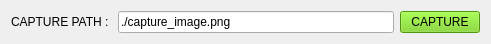
   <widget class="QWidget" name="layoutWidget_4">
    <property name="geometry">
     <rect>
      <x>20</x>
      <y>430</y>
      <width>491</width>
      <height>32</height>
     </rect>
    </property>
    <layout class="QHBoxLayout" name="horizontalLayout_4">
     <item>
      <widget class="QLabel" name="label_13">
       <property name="text">
        <string>CAPTURE PATH : </string>
       </property>
      </widget>
     </item>
     <item>
      <widget class="QLineEdit" name="PATH_CAP">
       <property name="text">
        <string>./capture_image.png</string>
       </property>
      </widget>
     </item>
     <item>
      <widget class="QPushButton" name="startBtn_CAP">
       <property name="palette">
        <palette>
         <active>
          <colorrole role="WindowText">
           <brush brushstyle="SolidPattern">
            <color alpha="255">
             <red>0</red>
             <green>0</green>
             <blue>0</blue>
            </color>
           </brush>
          </colorrole>
          <colorrole role="Button">
           <brush brushstyle="SolidPattern">
            <color alpha="255">
             <red>115</red>
             <green>210</green>
             <blue>22</blue>
            </color>
           </brush>
          </colorrole>
          <colorrole role="Light">
           <brush brushstyle="SolidPattern">
            <color alpha="255">
             <red>170</red>
             <green>255</green>
             <blue>87</blue>
            </color>
           </brush>
          </colorrole>
          <colorrole role="Midlight">
           <brush brushstyle="SolidPattern">
            <color alpha="255">
             <red>142</red>
             <green>232</green>
             <blue>54</blue>
            </color>
           </brush>
          </colorrole>
          <colorrole role="Dark">
           <brush brushstyle="SolidPattern">
            <color alpha="255">
             <red>57</red>
             <green>105</green>
             <blue>11</blue>
            </color>
           </brush>
          </colorrole>
          <colorrole role="Mid">
           <brush brushstyle="SolidPattern">
            <color alpha="255">
             <red>76</red>
             <green>140</green>
             <blue>14</blue>
            </color>
           </brush>
          </colorrole>
          <colorrole role="Text">
           <brush brushstyle="SolidPattern">
            <color alpha="255">
             <red>0</red>
             <green>0</green>
             <blue>0</blue>
            </color>
           </brush>
          </colorrole>
          <colorrole role="BrightText">
           <brush brushstyle="SolidPattern">
            <color alpha="255">
             <red>255</red>
             <green>255</green>
             <blue>255</blue>
            </color>
           </brush>
          </colorrole>
          <colorrole role="ButtonText">
           <brush brushstyle="SolidPattern">
            <color alpha="255">
             <red>0</red>
             <green>0</green>
             <blue>0</blue>
            </color>
           </brush>
          </colorrole>
          <colorrole role="Base">
           <brush brushstyle="SolidPattern">
            <color alpha="255">
             <red>255</red>
             <green>255</green>
             <blue>255</blue>
            </color>
           </brush>
          </colorrole>
          <colorrole role="Window">
           <brush brushstyle="SolidPattern">
            <color alpha="255">
             <red>115</red>
             <green>210</green>
             <blue>22</blue>
            </color>
           </brush>
          </colorrole>
          <colorrole role="Shadow">
           <brush brushstyle="SolidPattern">
            <color alpha="255">
             <red>0</red>
             <green>0</green>
             <blue>0</blue>
            </color>
           </brush>
          </colorrole>
          <colorrole role="AlternateBase">
           <brush brushstyle="SolidPattern">
            <color alpha="255">
             <red>185</red>
             <green>232</green>
             <blue>138</blue>
            </color>
           </brush>
          </colorrole>
          <colorrole role="ToolTipBase">
           <brush brushstyle="SolidPattern">
            <color alpha="255">
             <red>255</red>
             <green>255</green>
             <blue>220</blue>
            </color>
           </brush>
          </colorrole>
          <colorrole role="ToolTipText">
           <brush brushstyle="SolidPattern">
            <color alpha="255">
             <red>0</red>
             <green>0</green>
             <blue>0</blue>
            </color>
           </brush>
          </colorrole>
         </active>
         <inactive>
          <colorrole role="WindowText">
           <brush brushstyle="SolidPattern">
            <color alpha="255">
             <red>0</red>
             <green>0</green>
             <blue>0</blue>
            </color>
           </brush>
          </colorrole>
          <colorrole role="Button">
           <brush brushstyle="SolidPattern">
            <color alpha="255">
             <red>115</red>
             <green>210</green>
             <blue>22</blue>
            </color>
           </brush>
          </colorrole>
          <colorrole role="Light">
           <brush brushstyle="SolidPattern">
            <color alpha="255">
             <red>170</red>
             <green>255</green>
             <blue>87</blue>
            </color>
           </brush>
          </colorrole>
          <colorrole role="Midlight">
           <brush brushstyle="SolidPattern">
            <color alpha="255">
             <red>142</red>
             <green>232</green>
             <blue>54</blue>
            </color>
           </brush>
          </colorrole>
          <colorrole role="Dark">
           <brush brushstyle="SolidPattern">
            <color alpha="255">
             <red>57</red>
             <green>105</green>
             <blue>11</blue>
            </color>
           </brush>
          </colorrole>
          <colorrole role="Mid">
           <brush brushstyle="SolidPattern">
            <color alpha="255">
             <red>76</red>
             <green>140</green>
             <blue>14</blue>
            </color>
           </brush>
          </colorrole>
          <colorrole role="Text">
           <brush brushstyle="SolidPattern">
            <color alpha="255">
             <red>0</red>
             <green>0</green>
             <blue>0</blue>
            </color>
           </brush>
          </colorrole>
          <colorrole role="BrightText">
           <brush brushstyle="SolidPattern">
            <color alpha="255">
             <red>255</red>
             <green>255</green>
             <blue>255</blue>
            </color>
           </brush>
          </colorrole>
          <colorrole role="ButtonText">
           <brush brushstyle="SolidPattern">
            <color alpha="255">
             <red>0</red>
             <green>0</green>
             <blue>0</blue>
            </color>
           </brush>
          </colorrole>
          <colorrole role="Base">
           <brush brushstyle="SolidPattern">
            <color alpha="255">
             <red>255</red>
             <green>255</green>
             <blue>255</blue>
            </color>
           </brush>
          </colorrole>
          <colorrole role="Window">
           <brush brushstyle="SolidPattern">
            <color alpha="255">
             <red>115</red>
             <green>210</green>
             <blue>22</blue>
            </color>
           </brush>
          </colorrole>
          <colorrole role="Shadow">
           <brush brushstyle="SolidPattern">
            <color alpha="255">
             <red>0</red>
             <green>0</green>
             <blue>0</blue>
            </color>
           </brush>
          </colorrole>
          <colorrole role="AlternateBase">
           <brush brushstyle="SolidPattern">
            <color alpha="255">
             <red>185</red>
             <green>232</green>
             <blue>138</blue>
            </color>
           </brush>
          </colorrole>
          <colorrole role="ToolTipBase">
           <brush brushstyle="SolidPattern">
            <color alpha="255">
             <red>255</red>
             <green>255</green>
             <blue>220</blue>
            </color>
           </brush>
          </colorrole>
          <colorrole role="ToolTipText">
           <brush brushstyle="SolidPattern">
            <color alpha="255">
             <red>0</red>
             <green>0</green>
             <blue>0</blue>
            </color>
           </brush>
          </colorrole>
         </inactive>
         <disabled>
          <colorrole role="WindowText">
           <brush brushstyle="SolidPattern">
            <color alpha="255">
             <red>57</red>
             <green>105</green>
             <blue>11</blue>
            </color>
           </brush>
          </colorrole>
          <colorrole role="Button">
           <brush brushstyle="SolidPattern">
            <color alpha="255">
             <red>115</red>
             <green>210</green>
             <blue>22</blue>
            </color>
           </brush>
          </colorrole>
          <colorrole role="Light">
           <brush brushstyle="SolidPattern">
            <color alpha="255">
             <red>170</red>
             <green>255</green>
             <blue>87</blue>
            </color>
           </brush>
          </colorrole>
          <colorrole role="Midlight">
           <brush brushstyle="SolidPattern">
            <color alpha="255">
             <red>142</red>
             <green>232</green>
             <blue>54</blue>
            </color>
           </brush>
          </colorrole>
          <colorrole role="Dark">
           <brush brushstyle="SolidPattern">
            <color alpha="255">
             <red>57</red>
             <green>105</green>
             <blue>11</blue>
            </color>
           </brush>
          </colorrole>
          <colorrole role="Mid">
           <brush brushstyle="SolidPattern">
            <color alpha="255">
             <red>76</red>
             <green>140</green>
             <blue>14</blue>
            </color>
           </brush>
          </colorrole>
          <colorrole role="Text">
           <brush brushstyle="SolidPattern">
            <color alpha="255">
             <red>57</red>
             <green>105</green>
             <blue>11</blue>
            </color>
           </brush>
          </colorrole>
          <colorrole role="BrightText">
           <brush brushstyle="SolidPattern">
            <color alpha="255">
             <red>255</red>
             <green>255</green>
             <blue>255</blue>
            </color>
           </brush>
          </colorrole>
          <colorrole role="ButtonText">
           <brush brushstyle="SolidPattern">
            <color alpha="255">
             <red>57</red>
             <green>105</green>
             <blue>11</blue>
            </color>
           </brush>
          </colorrole>
          <colorrole role="Base">
           <brush brushstyle="SolidPattern">
            <color alpha="255">
             <red>115</red>
             <green>210</green>
             <blue>22</blue>
            </color>
           </brush>
          </colorrole>
          <colorrole role="Window">
           <brush brushstyle="SolidPattern">
            <color alpha="255">
             <red>115</red>
             <green>210</green>
             <blue>22</blue>
            </color>
           </brush>
          </colorrole>
          <colorrole role="Shadow">
           <brush brushstyle="SolidPattern">
            <color alpha="255">
             <red>0</red>
             <green>0</green>
             <blue>0</blue>
            </color>
           </brush>
          </colorrole>
          <colorrole role="AlternateBase">
           <brush brushstyle="SolidPattern">
            <color alpha="255">
             <red>115</red>
             <green>210</green>
             <blue>22</blue>
            </color>
           </brush>
          </colorrole>
          <colorrole role="ToolTipBase">
           <brush brushstyle="SolidPattern">
            <color alpha="255">
             <red>255</red>
             <green>255</green>
             <blue>220</blue>
            </color>
           </brush>
          </colorrole>
          <colorrole role="ToolTipText">
           <brush brushstyle="SolidPattern">
            <color alpha="255">
             <red>0</red>
             <green>0</green>
             <blue>0</blue>
            </color>
           </brush>
          </colorrole>
         </disabled>
        </palette>
       </property>
       <property name="text">
        <string>CAPTURE</string>
       </property>
      </widget>
     </item>
    </layout>
   </widget>
